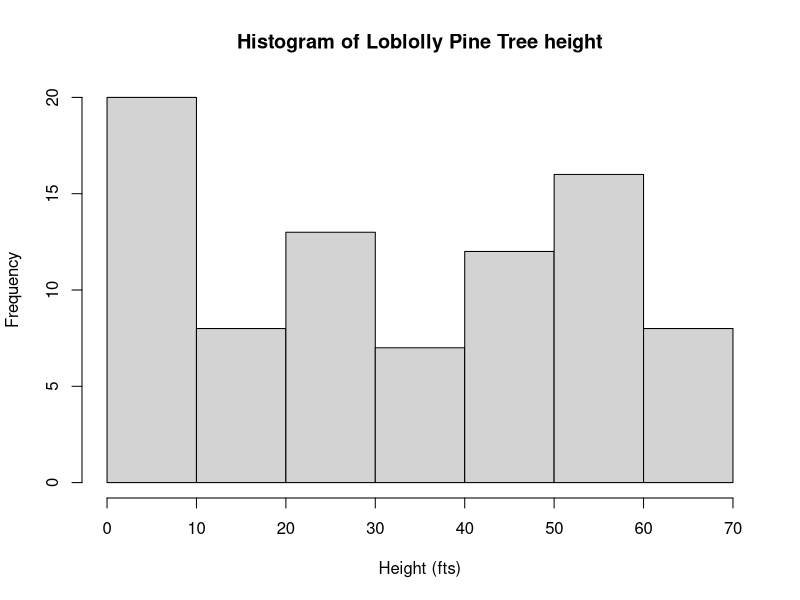
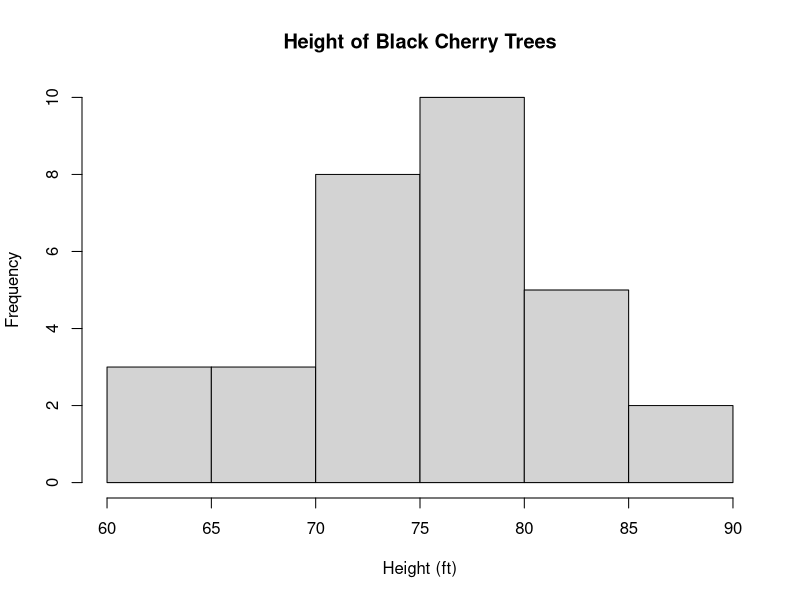
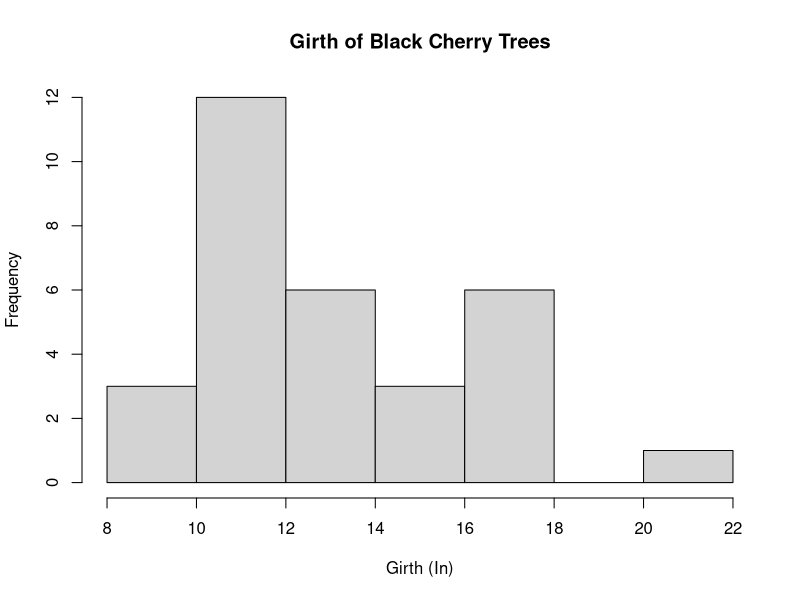
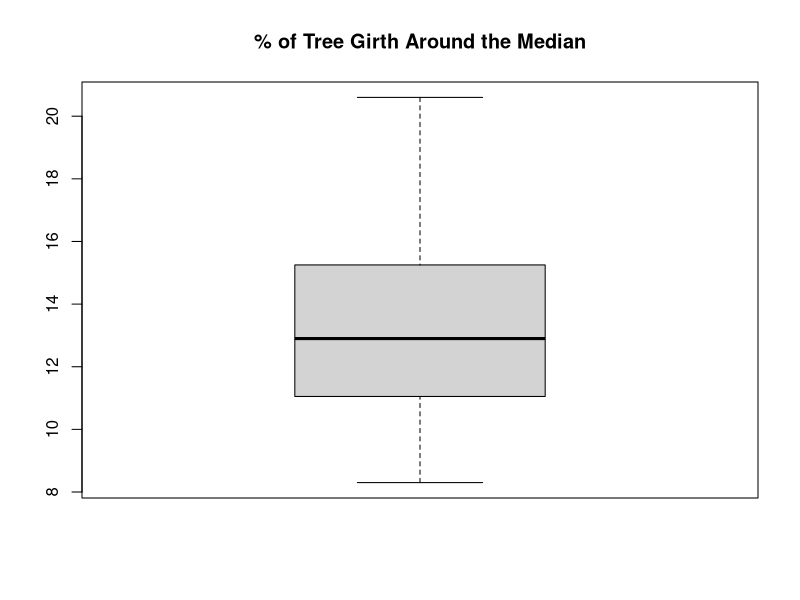
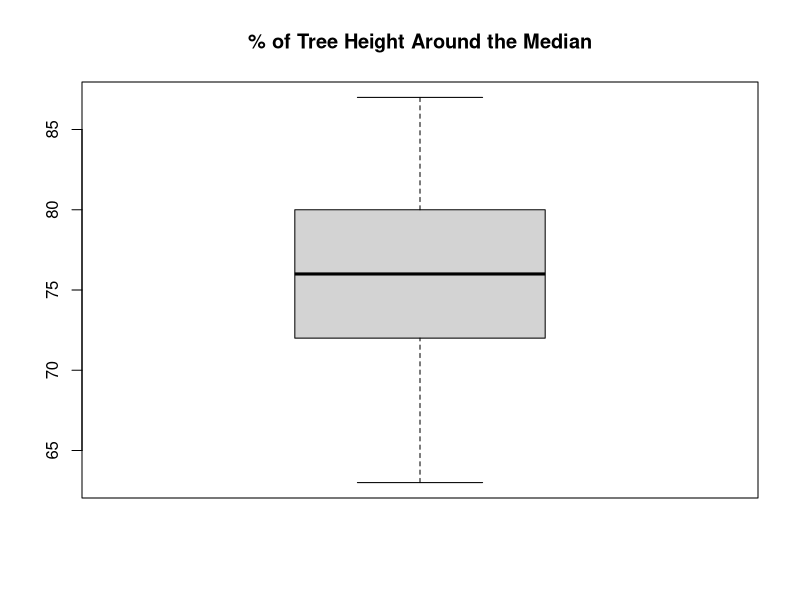
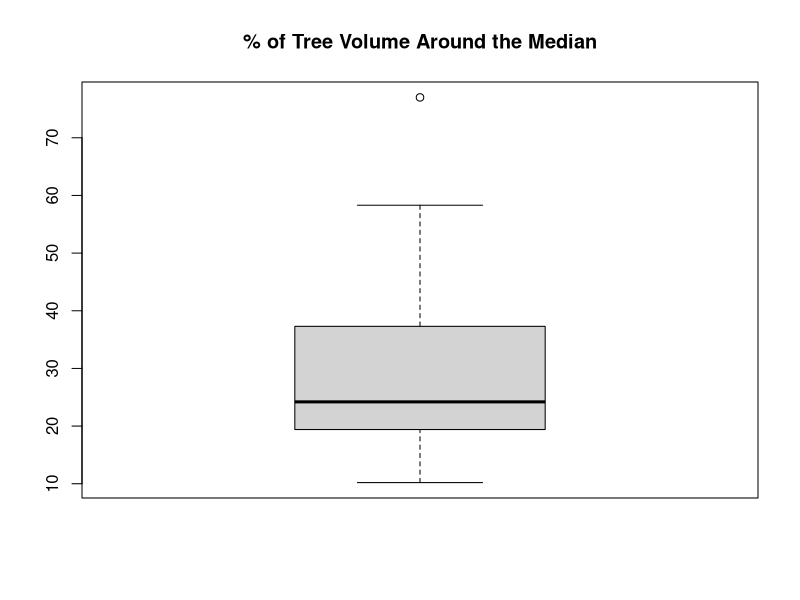

Write R code to recreate these figures, in order.
## ---- chunk 1
knitr::opts_chunk$set(echo = TRUE)
## ---- chunk 2
summary(Loblolly$height) 
## ---- chunk 3
summary(trees$Height)
## ---- chunk 4
hist(Loblolly$height, 
     xlab = "Height (fts)", 
     main = "Histogram of Loblolly Pine Tree height")
hist(trees$Height, 
     xlab = "Height (ft)", 
     main = 'Height of Black Cherry Trees')
## ---- chunk 5
hist(trees$Girth, 
     xlab = "Girth (In)", 
     main = 'Girth of Black Cherry Trees')
## ---- chunk 6
boxplot(trees$Girth, main = "% of Tree Girth Around the Median")
boxplot(trees$Height, main = "% of Tree Height Around the Median")
boxplot(trees$Volume, main = "% of Tree Volume Around the Median")
## ---- chunk 7
#Loblolly Trees Standard Deviation 
sd(Loblolly$height)
#Black Cherry Trees Standard Deviation 
sd(trees$Height)
